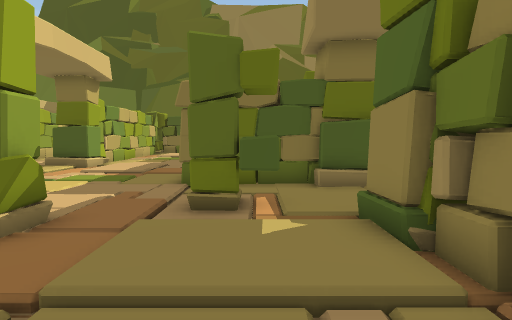
view 1 (above)

19 first-person views from a walk through a Unity game level. The camera is 1.4 m above the floor, tilts 4° down and sees 75° across. The floor is counted in squares, 1 m on a side. Each view is taken from the middle of a square. On the plan, view 1 faces up. The plan holds only what a view shows up to about 15 squares ahead; the rest is blank. The place goes on beyond the plan. The player character is not drawn.

view 2
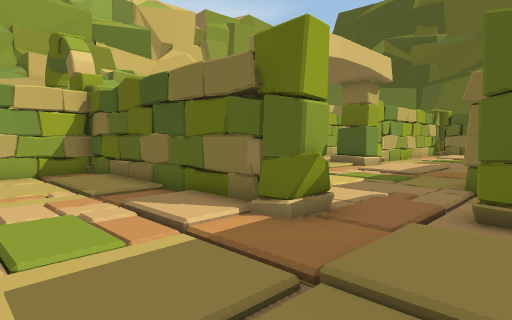

view 3
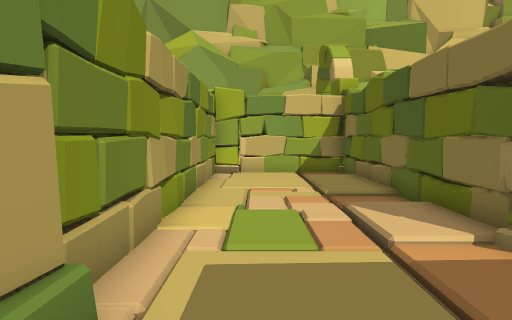

view 4
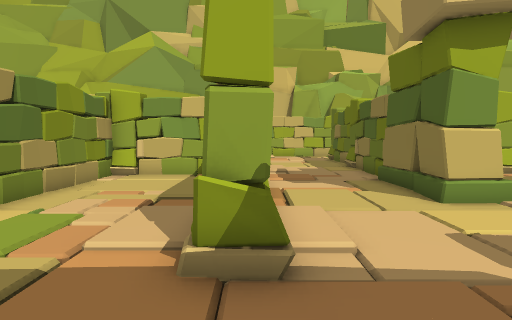

view 5
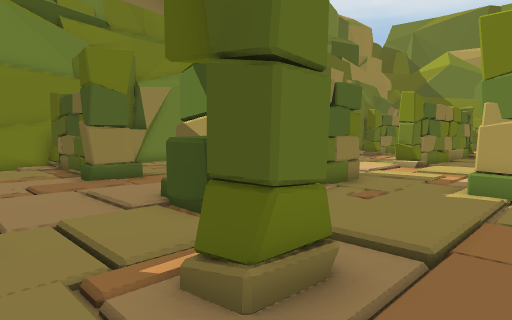

view 6
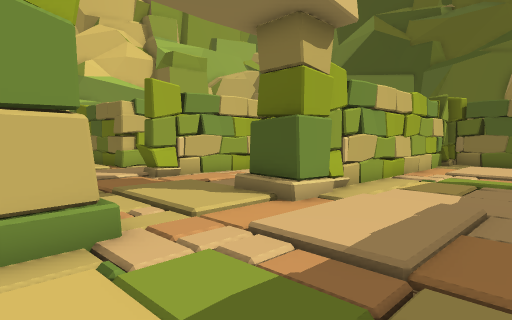

view 7
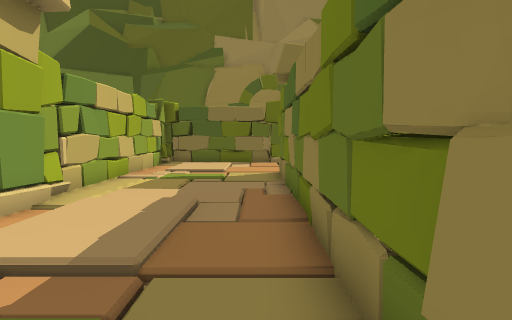

view 8
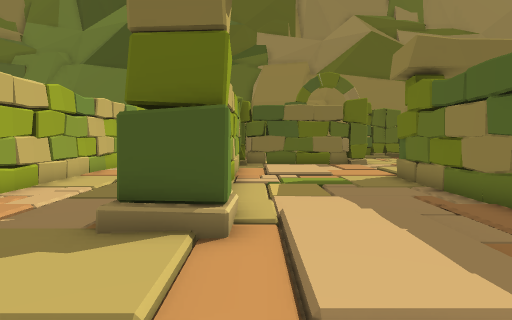

view 9
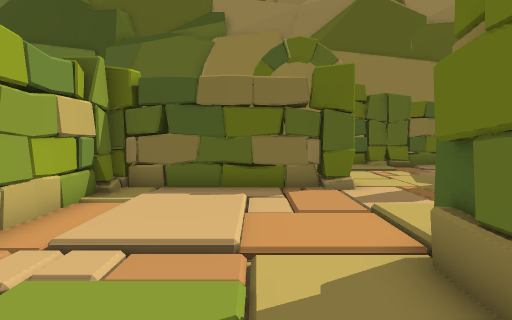

view 10
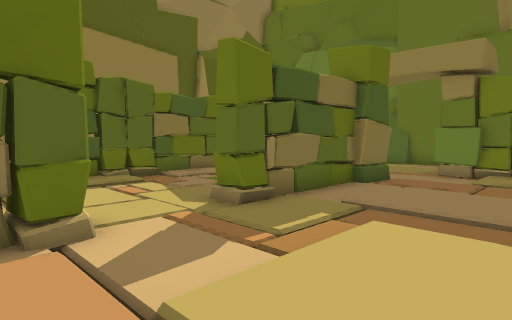

view 11
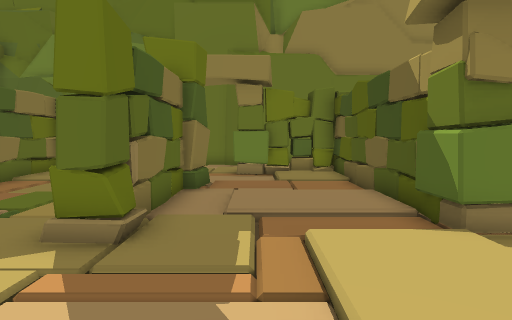

view 12
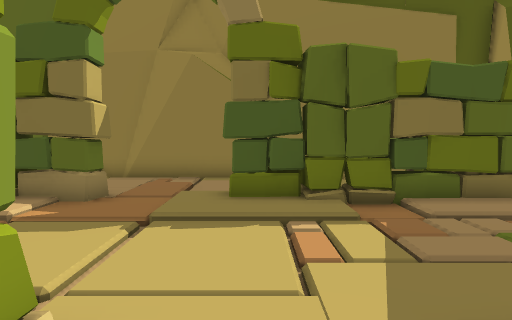

view 13
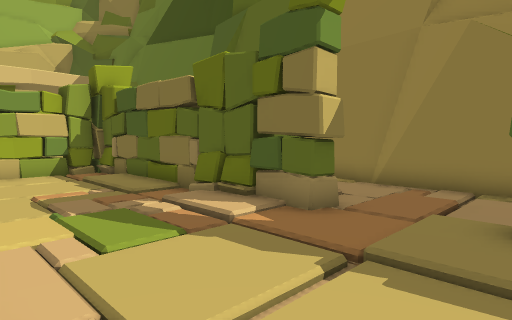

view 14
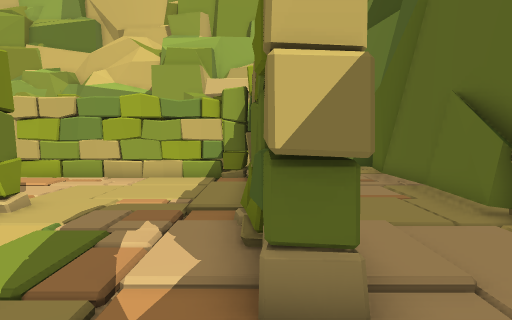

view 15
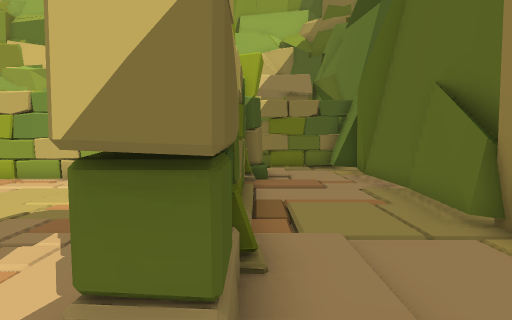

view 16
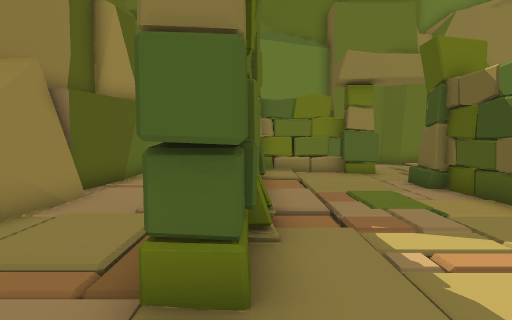

view 17
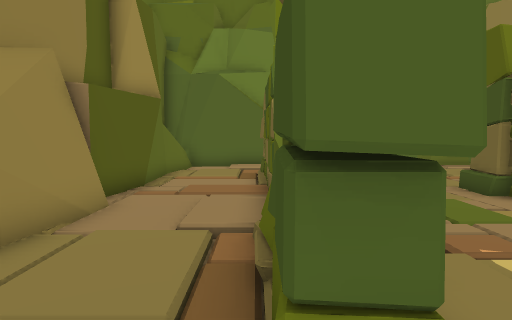

view 18
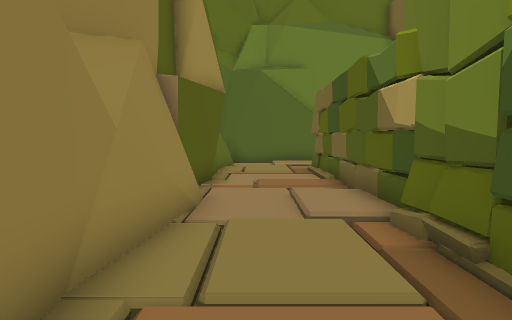

view 19
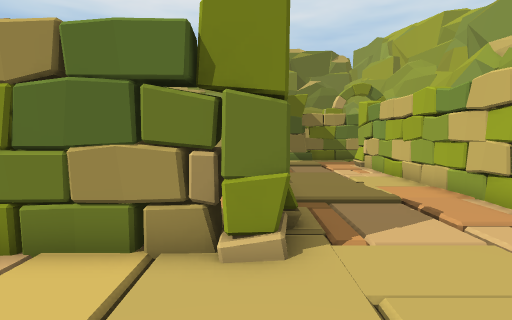

### Floor plan
Key: @ floor where view 1 was taken; # wall or solid block; . main floor; : floor 0.25 m higher than the main floor; / step, stairs or slope; = window, fence, low wall or low ledge; ^ raised ledge.
Columns run from 17 left of view 1 to 14 right of it. Each row starts with its distance up from view 1.
 38 ##############################^
 37 .////.../...////./..===///./..=
 36 ./../.........//......../../..
 35  /://......::///..../::/.../..:
 34    ##.////####.//####::..//##.:
 33    ###########./:############
 32    #..:::/.::/./::://::../::#
 31    #...././/././..////..././#
 30    #..../...././..///...././#
 29    #//../....///..../..///.##
 28    #./../#######...######.....
 27    #/.../#######.//######..///
 26    #/.../#..././.........../..
 25    #..../#/::/./...//::....#
 24    #..:::#.::///:::./::../:##
 23    #..:::#.::../:::./::../:#
 22    #/////#/////# //#########
 21    #..../#//./.#   ##
 20    #..../#////.#
 19    #.... #../..#
 18    #/... #..///#
 17    #//.. #..../#
 16    #/... #.///.#
 15 ./:#/...##.::/.#
 14 ./::..:::/.::/.#
 13   ::..:::/.::..#
 12      /..////.//#
 11         /#=/./.#
 10   ########..//.######
  9   ...//...../../ ..##
  8   ///.../../////./../////.
  7   ../.........//##.....///./...^
  6   ://.../..::/./#=...::..../..:#
  5     ##########/////##::..#######
  4    ##.:::/.::../:::##  ..#
  3     #.::://::../:::#    //
  2     #..././/././../#
  1     #...//./././../#
  0    ##.../...//.//@.#
 -1     #############..#
 -2                  ////
 -3                  ....
 -4                  ////:
 -5                  :://:
 -6                  ::/#
 -7                   //#

Positions as (right, up) in squares from view 1, and headings:
1: (0, 0), facing up
2: (0, 0), facing up-left
3: (0, 1), facing left
4: (0, 5), facing left
5: (-3, 9), facing down-right
6: (-3, 9), facing up-left
7: (-3, 9), facing up
8: (-7, 10), facing up
9: (-4, 18), facing up
10: (-3, 22), facing up-right
11: (-3, 25), facing right
12: (0, 26), facing up
13: (0, 28), facing up-left
14: (-1, 33), facing left
15: (-2, 34), facing left
16: (-3, 33), facing right
17: (-2, 34), facing right
18: (-2, 36), facing right
19: (-8, 32), facing down
